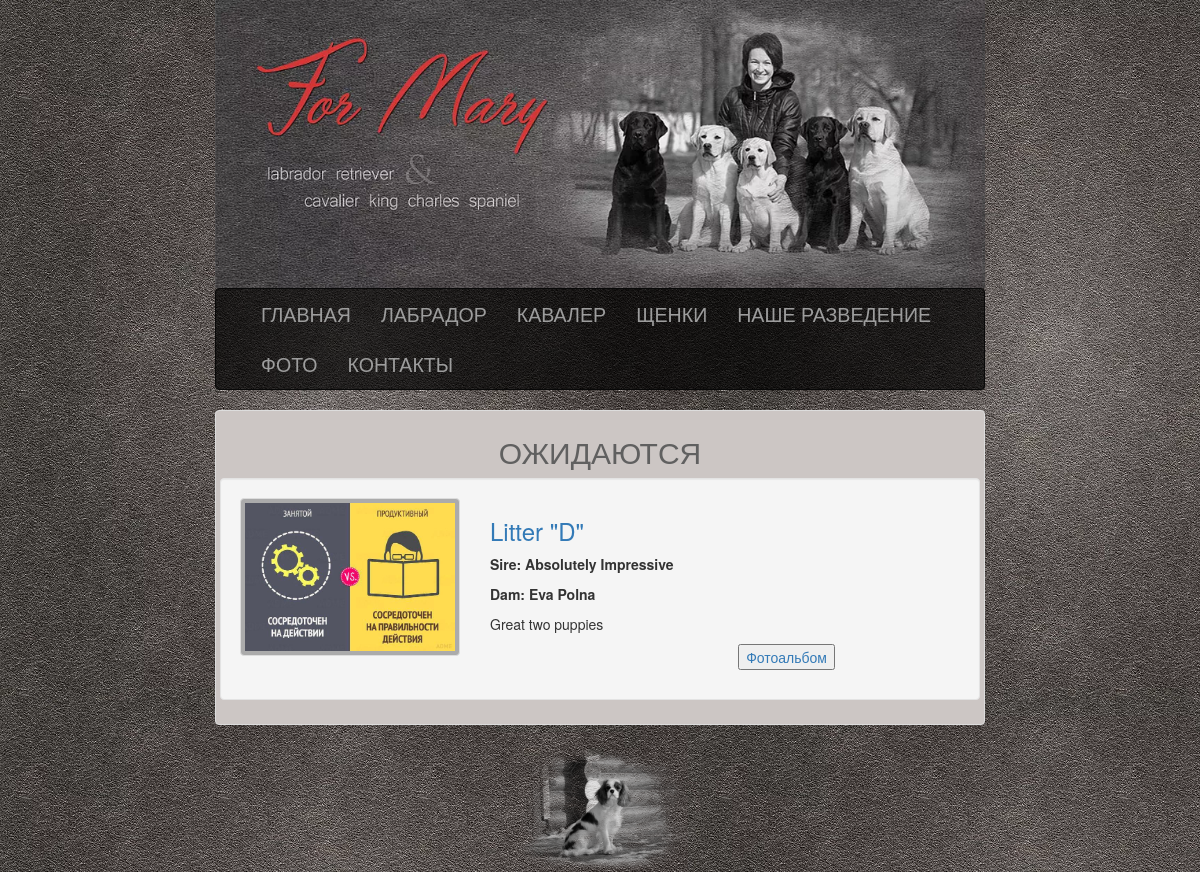
Screenshot of /puppies/ with the database file from the repository.
### DogBase/models.py (models this page shows, shortened)
class TypeDog(models.Model):
	typeName = models.CharField(max_length=200)
	typeSlug = models.CharField(max_length=100)

class Dog(models.Model):
	dogName = models.CharField(max_length = 400)
	dogShortName = models.CharField(max_length = 200)
	dogSlug = models.SlugField()
	dogBday = models.DateField()
	dogDef = models.TextField()
	dogType = models.ForeignKey(TypeDog)
	dogPath = models.CharField(max_length=200)
	GENDER_CHOICES = (
		('M', 'Male'),
		('F', 'Female'),
		)
	dogSex = models.CharField(max_length=1, choices=GENDER_CHOICES)
	dogIsPuppy = models.BooleanField()
	dogIsOurs = models.BooleanField()
	def __str__(self):
		return self.dogName

### NewPuppies/models.py (models this page shows, shortened)
class Pair(models.Model):
	pairDate = models.DateField()
	pairLiter = models.CharField(max_length=50)
	pairImage = models.ImageField(upload_to='DogPairImages')
	pairF = models.ForeignKey(Dog, related_name="father")
	pairM = models.ForeignKey(Dog, related_name="mother")
	pairWanted = models.BooleanField()
	pairIsPast = models.BooleanField()
	pairRes = models.TextField()

### NewPuppies/views.py (the view)
# urls.py: url(r'^puppies/$', weSharePuppies_view, name="puppiesShare"),
def weSharePuppies_view(request):
	weHavePuppies = Pair.objects.filter(pairWanted=False).filter(pairIsPast=False)
	weWaitPuppies = Pair.objects.filter(pairWanted=True).filter(pairIsPast=False)
	return render(request, "NewPuppies/listPairs.html", {"havePuppies": weHavePuppies, "waitPuppies": weWaitPuppies})

### DogBase/global_context.py (called while the page is built)
def base_context(request):
	typeDog = TypeDog.objects.all()
	return {'dogType': typeDog}

### static/templates/NewPuppies/listPairs.html (shortened to what this page needs)
{% extends "base.html" %}
{% block content %}
  {% if waitPuppies.count != 0 %}
 <h2 align="center">ОЖИДАЮТСЯ</h2>
 {% for pair in waitPuppies %}
   <div class="well">
   <div class="row">
    <div class="col-lg-4">
     <div class="thumbnail">
      <a href="{{pair.pairLiter}}/">
  	  <img src="{{MEDIA_URL}}{{pair.pairImage.url}}" class="img-responsive">
  	  </a>
  	 </div>
  	</div>
  	<div class="col-lg-6">
	  <h3><a href="{{pair.pairLiter}}/">Litter "{{pair.pairLiter}}"</a></h3>
	  <b><p>Sire: {{pair.pairM}}</p>
	  <p>Dam: {{pair.pairF}}</p>
	  <p>{{dog.dogBday}}</p></b>
	  <p>{{pair.pairRes}}</p>
	  <p align="right"><a href="{{pair.pairLiter}}/"><button >Фотоальбом</button></a></p>
	</div>
 </div></div>
 {% endfor %}
 {% endif %}
{% endblock %}

### static/templates/base.html (shortened to what this page needs)
<!DOCTYPE html>
<html lang="ru">
<head>
    {% load static %}
    {% load bootstrap3 %}
    {% bootstrap_css %}
    <link rel="stylesheet" href="/media/style.css" >
 </head>
<body>
<div class="container-fluid">
    <div class="row">
     <div class="col-md-8 col-md-offset-2">
      <a href="/"> <img src="/media/header.webp" class="img-responsive" width="100%"></a>
        <nav class="navbar navbar-default navbar-inverse" role="navigation">
        <div class="container-fluid">
            <div class="collapse navbar-collapse" id="menu">
              <ul class="nav navbar-nav">
                <li>
                 <a href="/">ГЛАВНАЯ</a>
                </li>
                {% for type in dogType %}
                    <li><a href="/{{type.typeSlug}}/">{{type.typeName|upper}}</a></li>
                {% endfor %}
                <li><a href="/puppies/">ЩЕНКИ</a></li>
                <li><a href="/history/">НАШЕ РАЗВЕДЕНИЕ</a></li>
                <li><a href="/photos/">ФОТО</a></li>
                <li><a href="/contacts/">КОНТАКТЫ</a></li>
              </ul>
            </div>
            </div>
        </nav>
    <div class="thumbnail" id="back">
    {% block content %}
    {% endblock %}
    </div>
    <div align="center">
    <img src="/media/cav.png" class="img-responsive" width="50%">
    </div>
</div>
</div>
</body>
</html>

### media/style.css (style rules this page uses)
.navbar { background-color: rgba(0, 0, 0, 0.7); }
.thumbnail { background-color: rgba(0, 0, 0, 0.3); }
h2 { color: #606060; }
body { background-image: url(/media/bg.webp); background-attachment: fixed; background-repeat: repeat; }
ul { font-size: 140%; }
#back { background-color: #CCC6C4; }
.navbar .navbar-nav { display: inline-block; float: none; vertical-align: top; }
.navbar .navbar-collapse { text-align: center; }

### rows the page displays
TypeDog: typeName "ЛАБРАДОР"
TypeDog: typeName "КАВАЛЕР"
Pair: pairImage (picture), pairLiter "D", pairM "Absolutely Impressive", pairF "Eva Polna", pairRes "Great two puppies"
